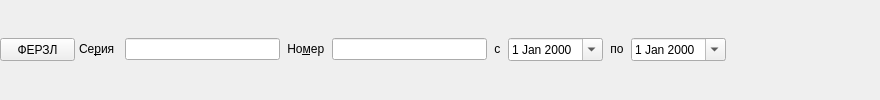
         <widget class="QWidget" name="CompulsoryPolisWidget" native="true">
          <layout class="QGridLayout" name="gridLayout_16">
           <property name="margin">
            <number>0</number>
           </property>
           <property name="spacing">
            <number>0</number>
           </property>
           <item row="0" column="0">
            <layout class="QHBoxLayout" name="horizontalLayout_5">
             <property name="spacing">
              <number>4</number>
             </property>
             <item>
              <widget class="QPushButton" name="btn_FERZL">
               <property name="sizePolicy">
                <sizepolicy hsizetype="Minimum" vsizetype="Minimum">
                 <horstretch>0</horstretch>
                 <verstretch>0</verstretch>
                </sizepolicy>
               </property>
               <property name="minimumSize">
                <size>
                 <width>75</width>
                 <height>23</height>
                </size>
               </property>
               <property name="maximumSize">
                <size>
                 <width>75</width>
                 <height>23</height>
                </size>
               </property>
               <property name="focusPolicy">
                <enum>Qt::StrongFocus</enum>
               </property>
               <property name="text">
                <string>ФЕРЗЛ</string>
               </property>
              </widget>
             </item>
             <item>
              <widget class="QLabel" name="lblCompulsoryPolisSerial">
               <property name="sizePolicy">
                <sizepolicy hsizetype="Minimum" vsizetype="Fixed">
                 <horstretch>0</horstretch>
                 <verstretch>0</verstretch>
                </sizepolicy>
               </property>
               <property name="text">
                <string>Се&amp;рия  </string>
               </property>
               <property name="buddy">
                <cstring>edtCompulsoryPolisSerial</cstring>
               </property>
              </widget>
             </item>
             <item>
              <widget class="CPolicySerialEdit" name="edtCompulsoryPolisSerial">
               <property name="sizePolicy">
                <sizepolicy hsizetype="Preferred" vsizetype="Fixed">
                 <horstretch>0</horstretch>
                 <verstretch>0</verstretch>
                </sizepolicy>
               </property>
               <property name="minimumSize">
                <size>
                 <width>155</width>
                 <height>0</height>
                </size>
               </property>
              </widget>
             </item>
             <item>
              <widget class="QLabel" name="lblCompulsoryPolisNumber">
               <property name="sizePolicy">
                <sizepolicy hsizetype="Preferred" vsizetype="Fixed">
                 <horstretch>0</horstretch>
                 <verstretch>0</verstretch>
                </sizepolicy>
               </property>
               <property name="text">
                <string> Но&amp;мер </string>
               </property>
               <property name="margin">
                <number>0</number>
               </property>
               <property name="buddy">
                <cstring>edtCompulsoryPolisNumber</cstring>
               </property>
              </widget>
             </item>
             <item>
              <widget class="QLineEdit" name="edtCompulsoryPolisNumber">
               <property name="sizePolicy">
                <sizepolicy hsizetype="Preferred" vsizetype="Fixed">
                 <horstretch>0</horstretch>
                 <verstretch>0</verstretch>
                </sizepolicy>
               </property>
               <property name="minimumSize">
                <size>
                 <width>155</width>
                 <height>0</height>
                </size>
               </property>
               <property name="maxLength">
                <number>32</number>
               </property>
              </widget>
             </item>
             <item>
              <widget class="QLabel" name="label_3">
               <property name="sizePolicy">
                <sizepolicy hsizetype="Maximum" vsizetype="Fixed">
                 <horstretch>0</horstretch>
                 <verstretch>0</verstretch>
                </sizepolicy>
               </property>
               <property name="text">
                <string> с </string>
               </property>
               <property name="buddy">
                <cstring>edtCompulsoryPolisBegDate</cstring>
               </property>
              </widget>
             </item>
             <item>
              <widget class="CDateEdit" name="edtCompulsoryPolisBegDate">
               <property name="sizePolicy">
                <sizepolicy hsizetype="Maximum" vsizetype="Fixed">
                 <horstretch>0</horstretch>
                 <verstretch>0</verstretch>
                </sizepolicy>
               </property>
               <property name="calendarPopup">
                <bool>true</bool>
               </property>
              </widget>
             </item>
             <item>
              <widget class="QLabel" name="label_4">
               <property name="sizePolicy">
                <sizepolicy hsizetype="Maximum" vsizetype="Fixed">
                 <horstretch>0</horstretch>
                 <verstretch>0</verstretch>
                </sizepolicy>
               </property>
               <property name="text">
                <string> по </string>
               </property>
               <property name="buddy">
                <cstring>edtCompulsoryPolisEndDate</cstring>
               </property>
              </widget>
             </item>
             <item>
              <widget class="CDateEdit" name="edtCompulsoryPolisEndDate">
               <property name="sizePolicy">
                <sizepolicy hsizetype="Preferred" vsizetype="Fixed">
                 <horstretch>0</horstretch>
                 <verstretch>0</verstretch>
                </sizepolicy>
               </property>
               <property name="calendarPopup">
                <bool>true</bool>
               </property>
              </widget>
             </item>
             <item>
              <spacer name="horizontalSpacer_6">
               <property name="orientation">
                <enum>Qt::Horizontal</enum>
               </property>
               <property name="sizeHint" stdset="0">
                <size>
                 <width>154</width>
                 <height>20</height>
                </size>
               </property>
              </spacer>
             </item>
            </layout>
           </item>
          </layout>
         </widget>
